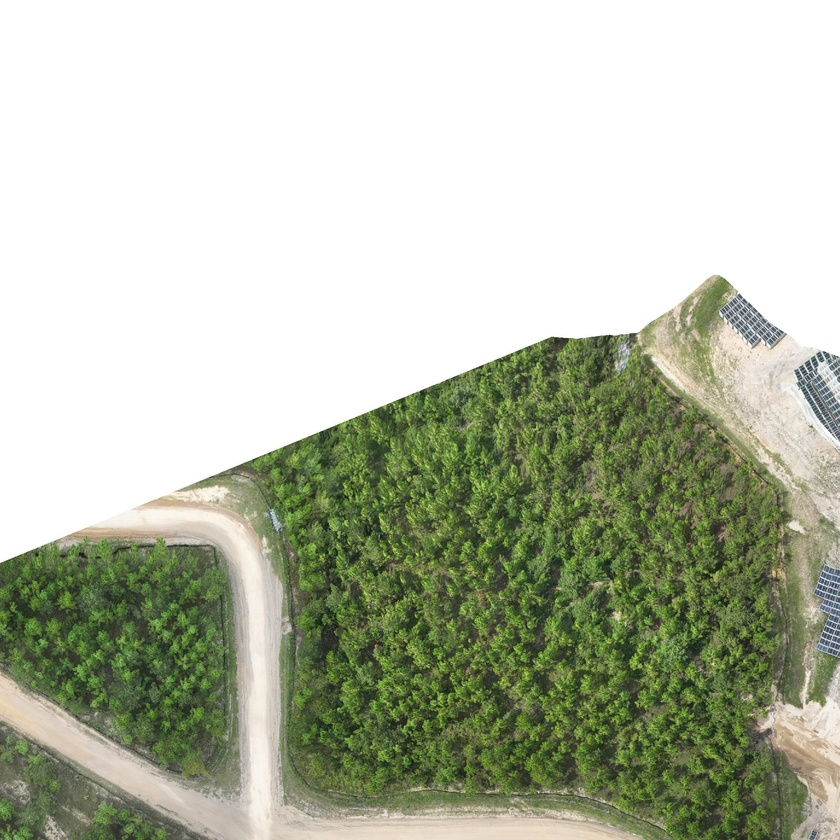
#> input picture ORTHOPHOTO_tile_r000_c001.jpg, 840 x 840 px, shrunk from 2048 x 2048 before the run
$ python -i rgb_to_virtual_nir.py   (imports and definitions only)   (older library calls are emulated)
#> lines starting #> are read from the running program, lines starting #| are printed output that depends on the picture
# ===============================================================
# rgb_to_virtual_nir.py — FAM-SRM v2.0 (CPU VERSION, FAST)
#
# Safe, crash-proof virtual NIR generator implementing:
#   • KRO (Kolakoski Recursive Operator)
#   • TMBE (Thue–Morse Bias Equalizer)
#   • USK (Ulam Spiral Kernel)
#   • BES (Beatty Entropy Scaling)  [FAST, VARIANCE-BASED]
#   • FDM (Fractal Dimension Modulator)
# ===============================================================

import numpy as np
import cv2


# ---------------------------------------------------------------
# Safeguard: Enforce 2D float32 for all convolution operators
# ---------------------------------------------------------------
def safe_filter2D(src: np.ndarray, kernel: np.ndarray) -> np.ndarray:
    """Enforce 2D, float32, CPU-safe filter2D."""
    if src.ndim != 2:
        raise ValueError("safe_filter2D received multi-channel input — expected 2D single channel.")
    src = src.astype(np.float32)
    return cv2.filter2D(src, cv2.CV_32F, kernel, borderType=cv2.BORDER_REFLECT)


# ---------------------------------------------------------------
# Kolakoski kernel generator
# ---------------------------------------------------------------
def kolakoski_kernel(size: int = 7) -> np.ndarray:
    seq = [1, 2]
    while len(seq) < size * size:
        last = seq[-1]
        nxt = 1 if last == 2 else 2
        seq.append(nxt)

    arr = np.array(seq[: size * size], np.float32)
    arr = arr.reshape(size, size)
    arr /= arr.sum()
    return arr


# ---------------------------------------------------------------
# Thue–Morse parity mask
# ---------------------------------------------------------------
def thue_morse_mask(h: int, w: int) -> np.ndarray:
    mask = np.zeros((h, w), np.float32)
    for i in range(h):
        for j in range(w):
            x = i * w + j
            mask[i, j] = bin(x).count("1") % 2
    return mask


# ---------------------------------------------------------------
# Ulam spiral radial kernel
# ---------------------------------------------------------------
def ulam_kernel(size: int = 11) -> np.ndarray:
    c = size // 2
    k = np.zeros((size, size), np.float32)
    for i in range(size):
        for j in range(size):
            r = np.sqrt((i - c)**2 + (j - c)**2)
            k[i, j] = 1.0 / (1.0 + r)
    k /= k.sum()
    return k


# ---------------------------------------------------------------
# FAST Beatty Entropy Scaling (variance-based local entropy proxy)
# ---------------------------------------------------------------
def beatty_entropy_scale(img: np.ndarray) -> np.ndarray:
    """
    Fast BES implementation.

    Uses local variance from Gaussian-blurred img and img^2 as an
    entropy proxy, then mixes with a Beatty sequence field.
    Complexity is O(N) instead of O(N * window^2).
    """
    img = img.astype(np.float32)
    img = np.clip(img, 0, 1)

    h, w = img.shape
    # Local mean and variance as entropy proxy
    ksize = 11  # odd
    mean = cv2.GaussianBlur(img, (ksize, ksize), 0)
    mean_sq = cv2.GaussianBlur(img * img, (ksize, ksize), 0)
    var = mean_sq - mean * mean
    var = np.clip(var, 0, None)

    # Normalize variance to [0,1] as entropy-like field
    v_min, v_max = var.min(), var.max()
    if v_max > v_min:
        ent_proxy = (var - v_min) / (v_max - v_min)
    else:
        ent_proxy = np.zeros_like(var, np.float32)

    # Beatty sequence field
    phi = 1.61803398875
    B = ((np.arange(h * w, dtype=np.float32) * phi) % 1.0).reshape(h, w)

    # Mix original with Beatty * entropy proxy
    mix = 0.5 * img + 0.5 * B * ent_proxy
    return np.clip(mix, 0, 1).astype(np.float32)


# ---------------------------------------------------------------
# Fractal Dimension Modulator (FDM)
# ---------------------------------------------------------------
def fractal_dimension_modulator(img: np.ndarray) -> np.ndarray:
    lap = cv2.Laplacian(img, cv2.CV_32F)
    mag = np.abs(lap)
    sm = cv2.GaussianBlur(mag, (7, 7), 0)
    out = cv2.normalize(sm, None, 0, 1, cv2.NORM_MINMAX)
    return out.astype(np.float32)


# ---------------------------------------------------------------
# MAIN OPERATOR
# ---------------------------------------------------------------
def rgb_to_vnir(rgb: np.ndarray) -> np.ndarray:
    """
    CPU-safe vNIR generator.
    Crash-proof for TIFF and RGB images.
    """

    rgb = rgb.astype(np.float32)

    # Normalize to [0,1]
    if rgb.max() > 1.0:
        rgb /= 255.0

    # Enforce 3 channels only
    if rgb.ndim != 3 or rgb.shape[2] < 3:
        raise ValueError("RGB must be H×W×3.")

    if rgb.shape[2] > 3:
        rgb = rgb[:, :, :3]

    # Split channels
    B = rgb[:, :, 0]
    G = rgb[:, :, 1]
    R = rgb[:, :, 2]

    # Y must be 2D for all kernels
    Y = (0.45 * G + 0.35 * R + 0.20 * B).astype(np.float32)

    # === KRO ===
    kro_k = kolakoski_kernel(7)
    Y1 = safe_filter2D(Y, kro_k)

    # === TMBE ===
    tm = thue_morse_mask(*Y.shape)
    Y2 = np.clip(Y1 * (0.5 + 0.5 * tm), 0, 1)

    # === USK ===
    usk = ulam_kernel(11)
    Y3 = safe_filter2D(Y2, usk)

    # === BES (fast) ===
    Y4 = beatty_entropy_scale(Y3)

    # === FDM ===
    vnir = fractal_dimension_modulator(Y4)

    return np.clip(vnir, 0, 1).astype(np.float32)

>>> import cv2
>>> picture = cv2.imread('../ORTHOPHOTO_tile_r000_c001.jpg')
#> picture is the input picture: shape (840, 840, 3); mean B, G, R 167.9, 187.5, 181.6
>>> result = rgb_to_vnir(picture)
#> in rgb_to_vnir, `R = rgb[:, :, 2]`:
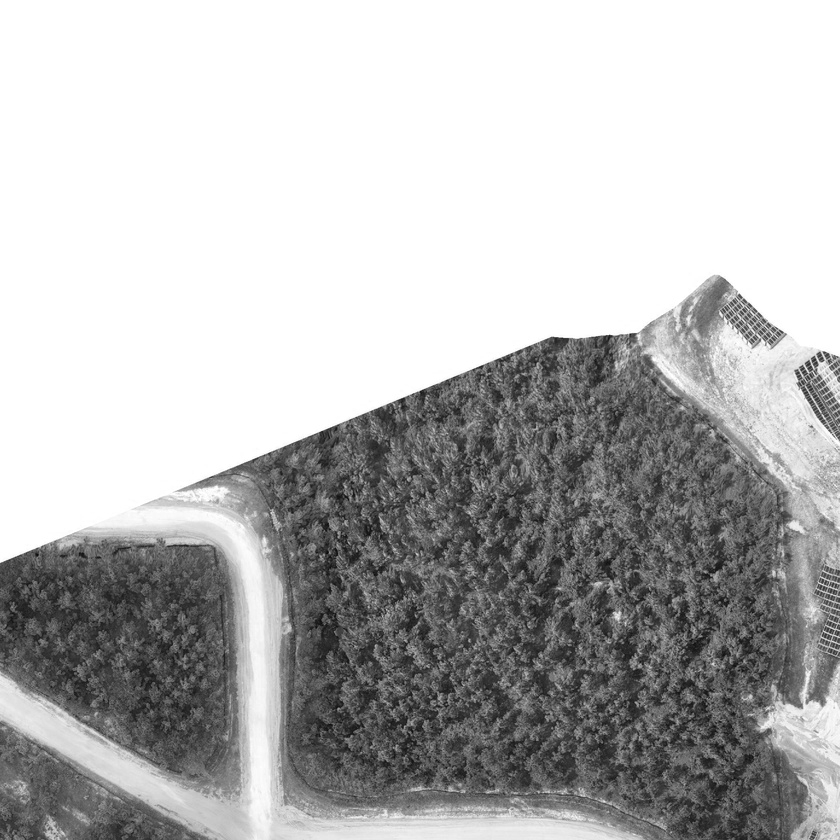
#> R: shape (840, 840) float32; min 0.0431, max 1, mean 0.712
#> in safe_filter2D (call 2), `return cv2.filter2D(src, cv2.CV_32F, kernel, borderType=cv2.BORDER_REF..`:
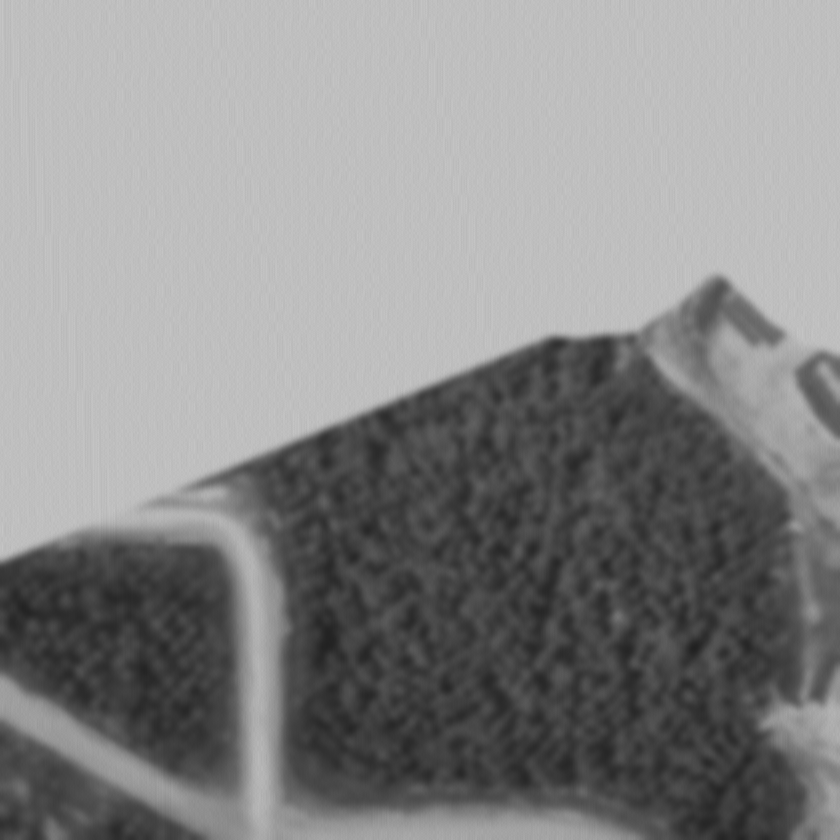
#> returned value: shape (840, 840) float32; min 0.128, max 0.776, mean 0.534
#> in beatty_entropy_scale, `mean_sq = cv2.GaussianBlur(img * img, (ksize, ksize), 0)`:
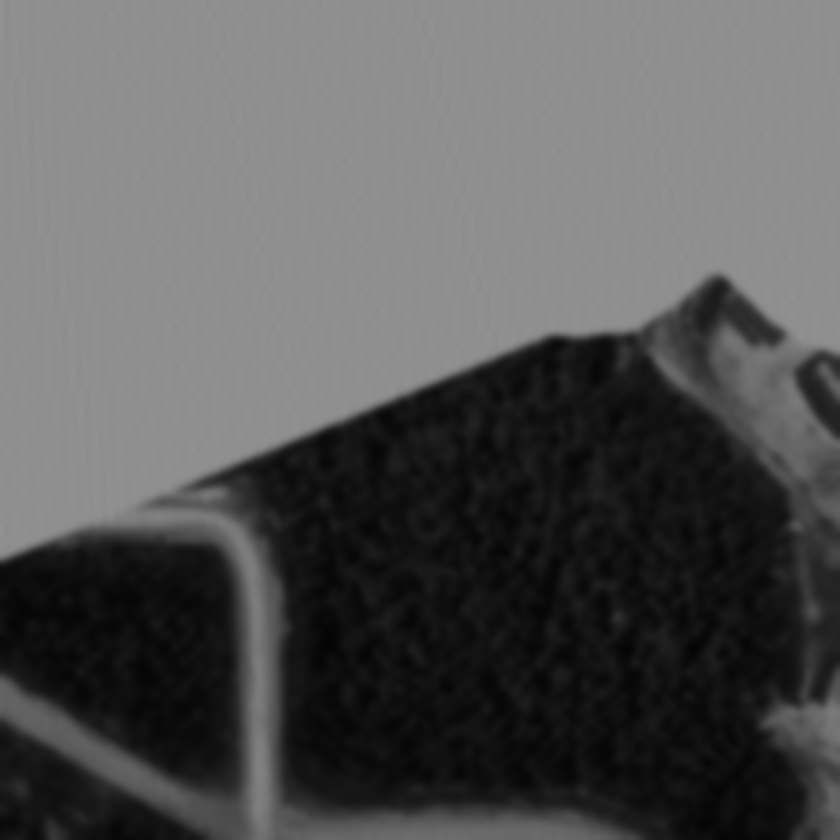
#> mean_sq: shape (840, 840) float32; min 0.0193, max 0.574, mean 0.338
#> in beatty_entropy_scale, `var = mean_sq - mean * mean`:
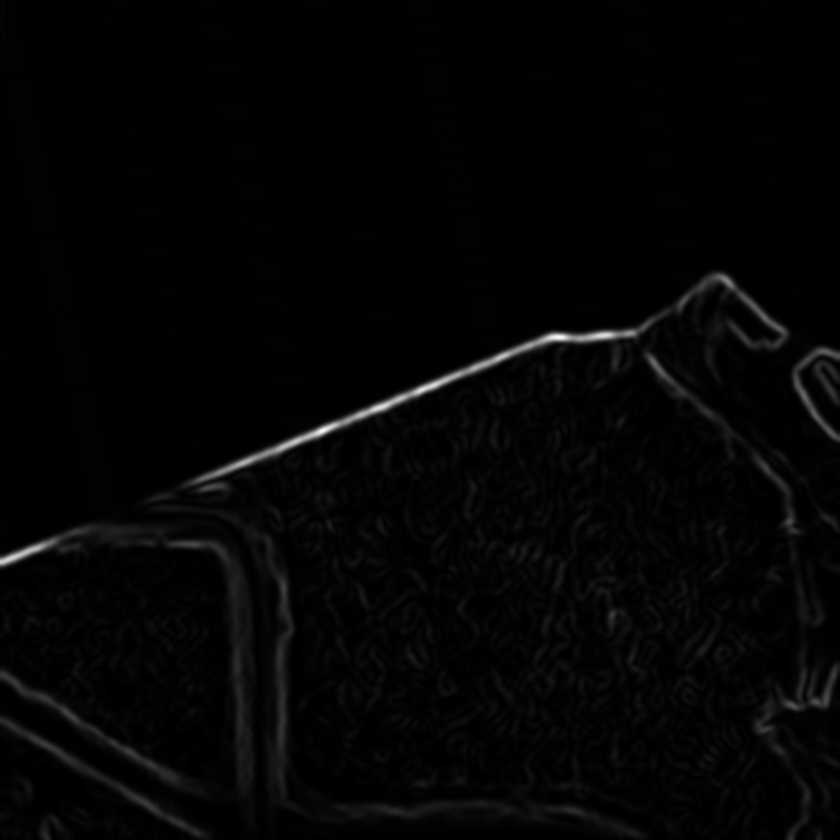
#> var: shape (840, 840) float32; min 5.53e-06, max 0.012, mean 0.000235; drawn with min black and max white
#> in beatty_entropy_scale, `v_min, v_max = var.min(), var.max()`: v_min = 5.53e-06; v_max = 0.012
#> in beatty_entropy_scale, `mix = 0.5 * img + 0.5 * B * ent_proxy`:
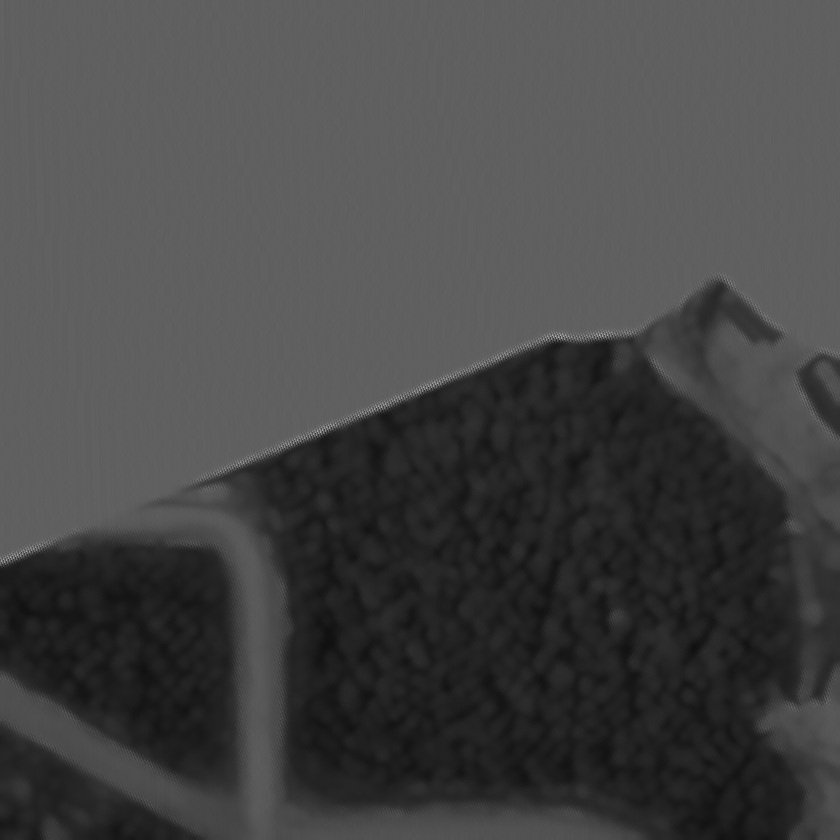
#> mix: shape (840, 840) float32; min 0.0642, max 0.691, mean 0.271
#> in fractal_dimension_modulator, `lap = cv2.Laplacian(img, cv2.CV_32F)`:
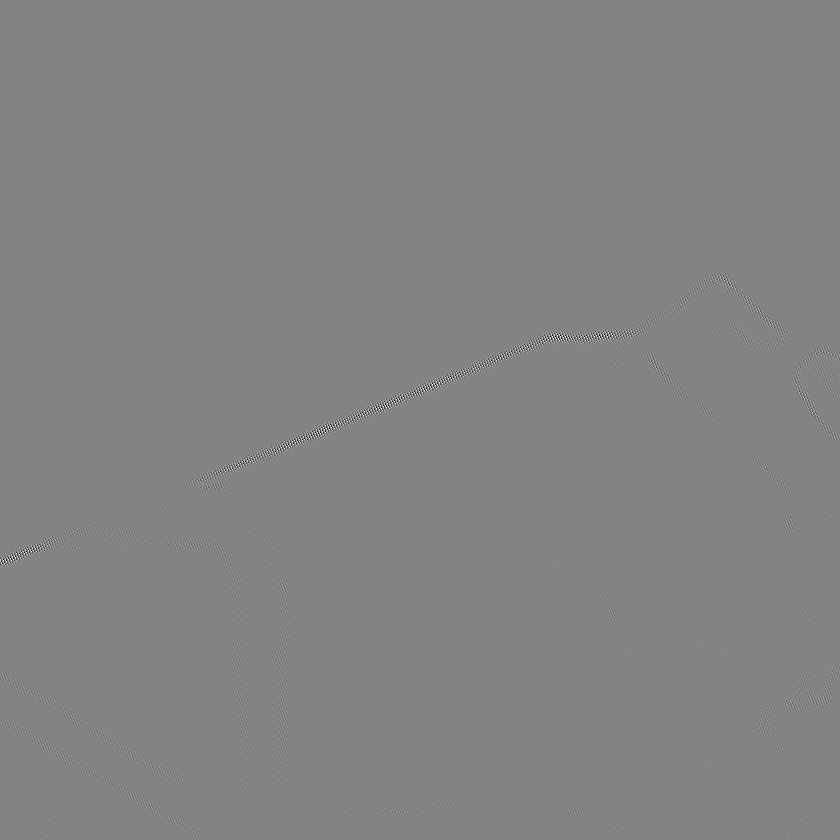
#> lap: shape (840, 840) float32; min -1.02, max 0.967, mean -1.79e-06; drawn with min black and max white

$ run again, on ORTHOPHOTO_tile_r000_c003.jpg
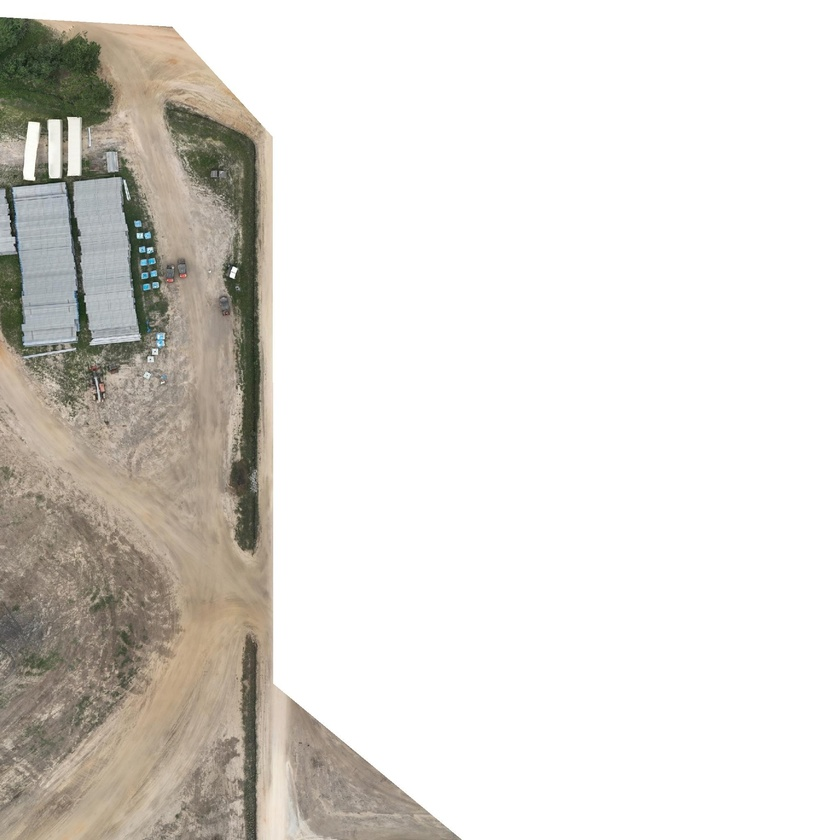
#> input picture ORTHOPHOTO_tile_r000_c003.jpg, 840 x 840 px, shrunk from 2048 x 2048 before the run
#> picture is the input picture: shape (840, 840, 3); mean B, G, R 213.8, 218.9, 221.9
#> v_min = 2.88e-06; v_max = 0.0106
#> in beatty_entropy_scale, `mix = 0.5 * img + 0.5 * B * ent_proxy`:
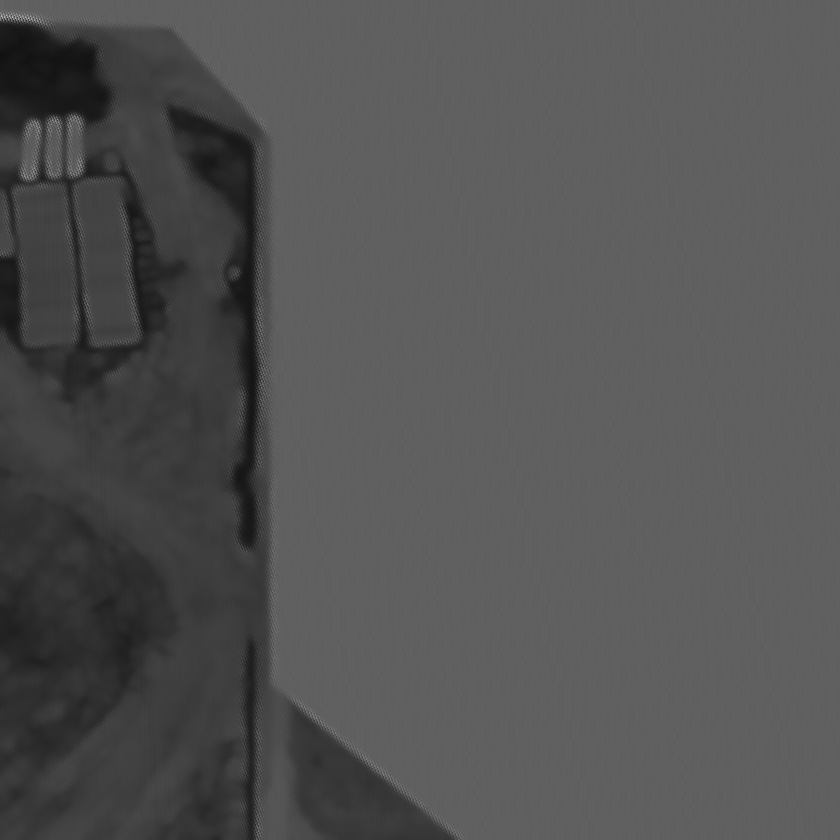
#> mix: shape (840, 840) float32; min 0.0686, max 0.733, mean 0.326
#> in fractal_dimension_modulator, `mag = np.abs(lap)`:
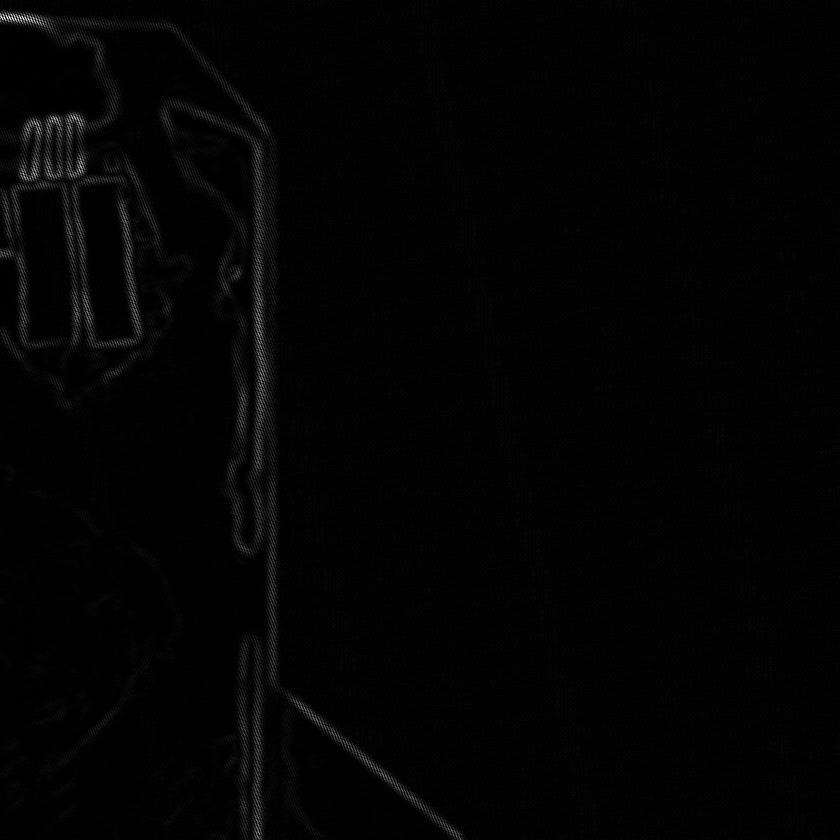
#> mag: shape (840, 840) float32; min 0, max 1.04, mean 0.0159; drawn with min black and max white
